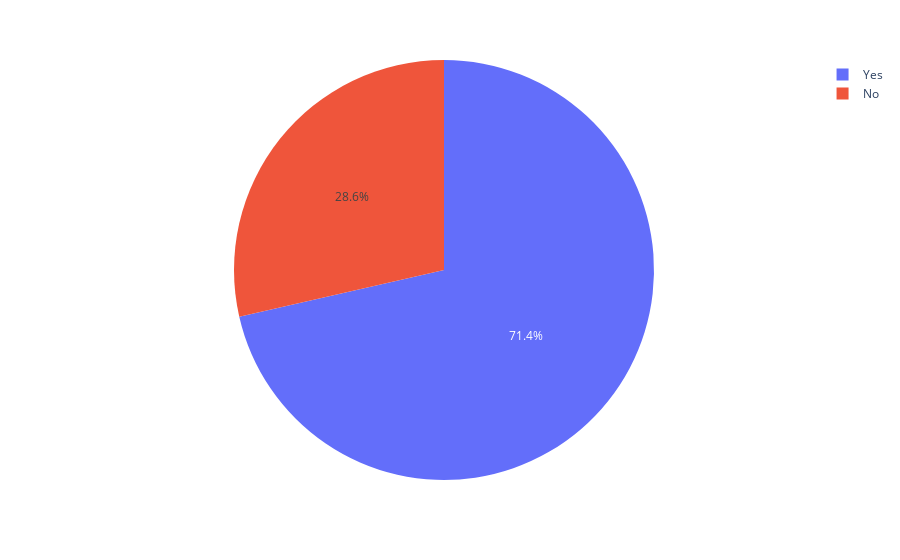

The cell this chart's notebook holds for it:
### Code cell
vis5_data = counter(temp_csv, 'Q5')
fig5 = px.pie(data_frame=vis5_data, names='Q5', values='count')
fig5.show()

### Figure 1 — Plotly figure (JSON) as saved in the notebook; plotly's stock layout.template omitted (floating-point values rounded to 4 significant figures)
{"data": [{"domain": {"x": [0, 1], "y": [0, 1]}, "hovertemplate": "Q5=%{label}<br>count=%{value}<extra></extra>", "labels": ["No", "Yes"], "legendgroup": "", "name": "", "showlegend": true, "type": "pie", "values": [22, 55]}], "layout": {"legend": {"tracegroupgap": 0}, "margin": {"t": 60}}}
